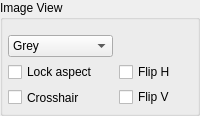
      <widget class="QGroupBox" name="groupBox">
       <property name="minimumSize">
        <size>
         <width>0</width>
         <height>0</height>
        </size>
       </property>
       <property name="title">
        <string>Image View</string>
       </property>
       <property name="large" stdset="0">
        <bool>true</bool>
       </property>
       <layout class="QGridLayout" name="gridLayout_3" rowstretch="0,0,0" rowminimumheight="0,0,0">
        <property name="leftMargin">
         <number>5</number>
        </property>
        <property name="topMargin">
         <number>15</number>
        </property>
        <property name="rightMargin">
         <number>15</number>
        </property>
        <property name="bottomMargin">
         <number>5</number>
        </property>
        <property name="verticalSpacing">
         <number>5</number>
        </property>
        <item row="1" column="0">
         <widget class="QCheckBox" name="aspectLocked">
          <property name="minimumSize">
           <size>
            <width>105</width>
            <height>0</height>
           </size>
          </property>
          <property name="text">
           <string>Lock aspect</string>
          </property>
         </widget>
        </item>
        <item row="2" column="0">
         <widget class="QCheckBox" name="showCrosshair">
          <property name="minimumSize">
           <size>
            <width>105</width>
            <height>21</height>
           </size>
          </property>
          <property name="toolTip">
           <string>&lt;html&gt;&lt;head/&gt;&lt;body&gt;&lt;p&gt;Showing a red cross hair in the center of the image.&lt;/p&gt;&lt;/body&gt;&lt;/html&gt;</string>
          </property>
          <property name="text">
           <string>Crosshair  </string>
          </property>
         </widget>
        </item>
        <item row="1" column="1">
         <widget class="QCheckBox" name="flipH">
          <property name="minimumSize">
           <size>
            <width>60</width>
            <height>0</height>
           </size>
          </property>
          <property name="text">
           <string>Flip H</string>
          </property>
         </widget>
        </item>
        <item row="2" column="1">
         <widget class="QCheckBox" name="flipV">
          <property name="minimumSize">
           <size>
            <width>60</width>
            <height>0</height>
           </size>
          </property>
          <property name="text">
           <string>Flip V</string>
          </property>
         </widget>
        </item>
        <item row="0" column="0">
         <widget class="QComboBox" name="color">
          <property name="minimumSize">
           <size>
            <width>100</width>
            <height>21</height>
           </size>
          </property>
          <item>
           <property name="text">
            <string>Grey</string>
           </property>
          </item>
          <item>
           <property name="text">
            <string>Rainbow</string>
           </property>
          </item>
          <item>
           <property name="text">
            <string>Cividis</string>
           </property>
          </item>
          <item>
           <property name="text">
            <string>Magma</string>
           </property>
          </item>
          <item>
           <property name="text">
            <string>Extreme</string>
           </property>
          </item>
         </widget>
        </item>
       </layout>
      </widget>
